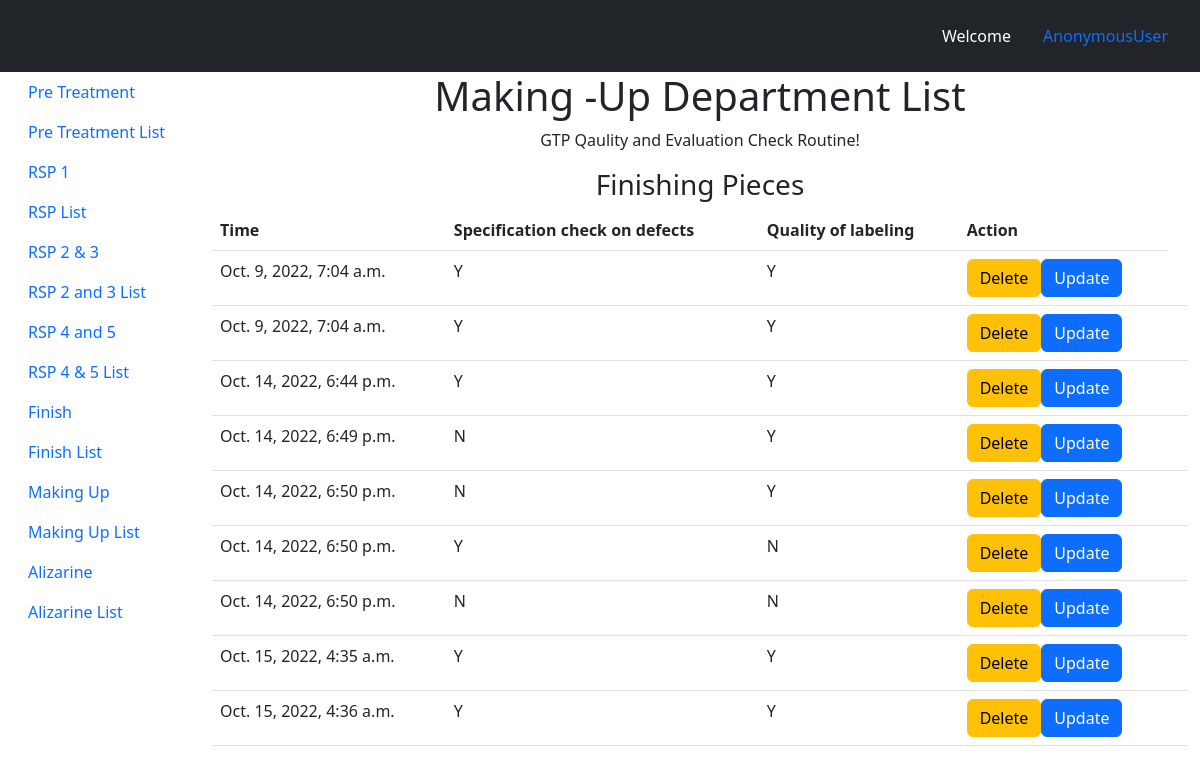
Page /making/list on the committed database.
### making_up/models.py (models this page shows, shortened)
class Finishing_Pieces(models.Model):
    ANSWER_YES = "Y"
    ANSWER_NO  =  "N"
    ANSWER = [
        (ANSWER_YES, "Yes"),
        (ANSWER_NO, "No")
    ]
    specification_check_on_defects = models.CharField(max_length = 1,choices = ANSWER,default=ANSWER_NO)
    Quality_of_labeling = models.CharField(max_length = 1,choices = ANSWER,default=ANSWER_NO)
    time_stamp = models.DateTimeField(auto_now_add = True)

### making_up/views.py (the view)
def making_list(request):
    obj = Finishing_Pieces.objects.all()
    context = {
        'object': obj
    }
    return render(request, 'admin_view.html', context)

### making_up/templates/admin_view.html
{% extends  'base.html' %}
{% block content %}
<div class="jumbotron text-center">
    <h1>Making -Up Department List</h1>
    <p>GTP Qaulity and Evaluation Check Routine!</p>
    <h3>Finishing Pieces</h3>
  </div>
<table class="table table-stripped">
    <thead>
        <th>Time </th>
        <th>Specification check on defects</th>
        <th>Quality of labeling</th>
        <th>Action</th>
    </thead>
    <tbody>
        {% for i in object %}
        <tr>
            <td>{{ i.time_stamp }}</td>
            <td>{{ i.specification_check_on_defects }}</td>
            <td>{{ i.Quality_of_labeling }}</td>
            <td ><button class="btn btn-warning">Delete</button><button class="btn btn-primary">Update</button></td>
            <td ></td>
        </tr>
        {% endfor %}
    </tbody>
</table>
{% endblock %}

### rows in the picture
Finishing_Pieces: time_stamp "Oct. 9, 2022, 7:04 a.m.", specification_check_on_defects "Y", Quality_of_labeling "Y"
Finishing_Pieces: time_stamp "Oct. 9, 2022, 7:04 a.m.", specification_check_on_defects "Y", Quality_of_labeling "Y"
Finishing_Pieces: time_stamp "Oct. 14, 2022, 6:44 p.m.", specification_check_on_defects "Y", Quality_of_labeling "Y"
Finishing_Pieces: time_stamp "Oct. 14, 2022, 6:49 p.m.", specification_check_on_defects "N", Quality_of_labeling "Y"
Finishing_Pieces: time_stamp "Oct. 14, 2022, 6:50 p.m.", specification_check_on_defects "N", Quality_of_labeling "Y"
Finishing_Pieces: time_stamp "Oct. 14, 2022, 6:50 p.m.", specification_check_on_defects "Y", Quality_of_labeling "N"
Finishing_Pieces: time_stamp "Oct. 14, 2022, 6:50 p.m.", specification_check_on_defects "N", Quality_of_labeling "N"
Finishing_Pieces: time_stamp "Oct. 15, 2022, 4:35 a.m.", specification_check_on_defects "Y", Quality_of_labeling "Y"
Finishing_Pieces: time_stamp "Oct. 15, 2022, 4:36 a.m.", specification_check_on_defects "Y", Quality_of_labeling "Y"

### other values in the picture
{{ request.user }} "AnonymousUser"
